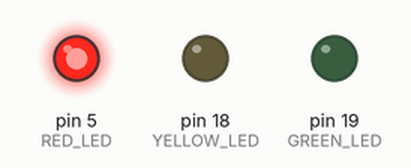
This sketch was run on a simulated Arduino Uno, built with avr-gcc and run on an emulated ATmega328P. Parts: output pins drawn as LEDs (lit = HIGH).

Above: at 0.5 s.
At 1.5 s:
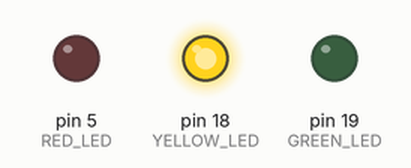
At 5.5 s:
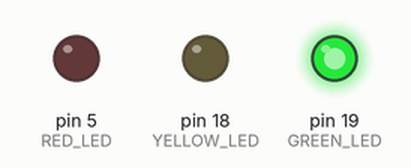
Timing chart, 0 to 6.9 s (numbered marks = the images above):
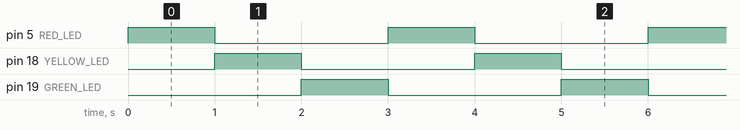

Measured:
- by itself, pin 5 (RED_LED), pin 18 (YELLOW_LED), pin 19 (GREEN_LED): alternates HIGH for 1.0 s and LOW for 2.0 s
- by itself, everything shown: repeats every 3.0 s, in 3 steps

The sketch:

1_1_LED.ino
```cpp
#define RED_LED     5
#define YELLOW_LED  18
#define GREEN_LED   19

void setup() {
  pinMode(RED_LED, OUTPUT);
  pinMode(YELLOW_LED, OUTPUT);
  pinMode(GREEN_LED, OUTPUT);
}

void loop() {
  digitalWrite(RED_LED, HIGH);
  digitalWrite(YELLOW_LED, LOW);
  digitalWrite(GREEN_LED, LOW);
  delay(1000);

  digitalWrite(RED_LED, LOW);
  digitalWrite(YELLOW_LED, HIGH);
  digitalWrite(GREEN_LED, LOW);
  delay(1000);

  digitalWrite(RED_LED, LOW);
  digitalWrite(YELLOW_LED, LOW);
  digitalWrite(GREEN_LED, HIGH);
  delay(1000);
}
```
